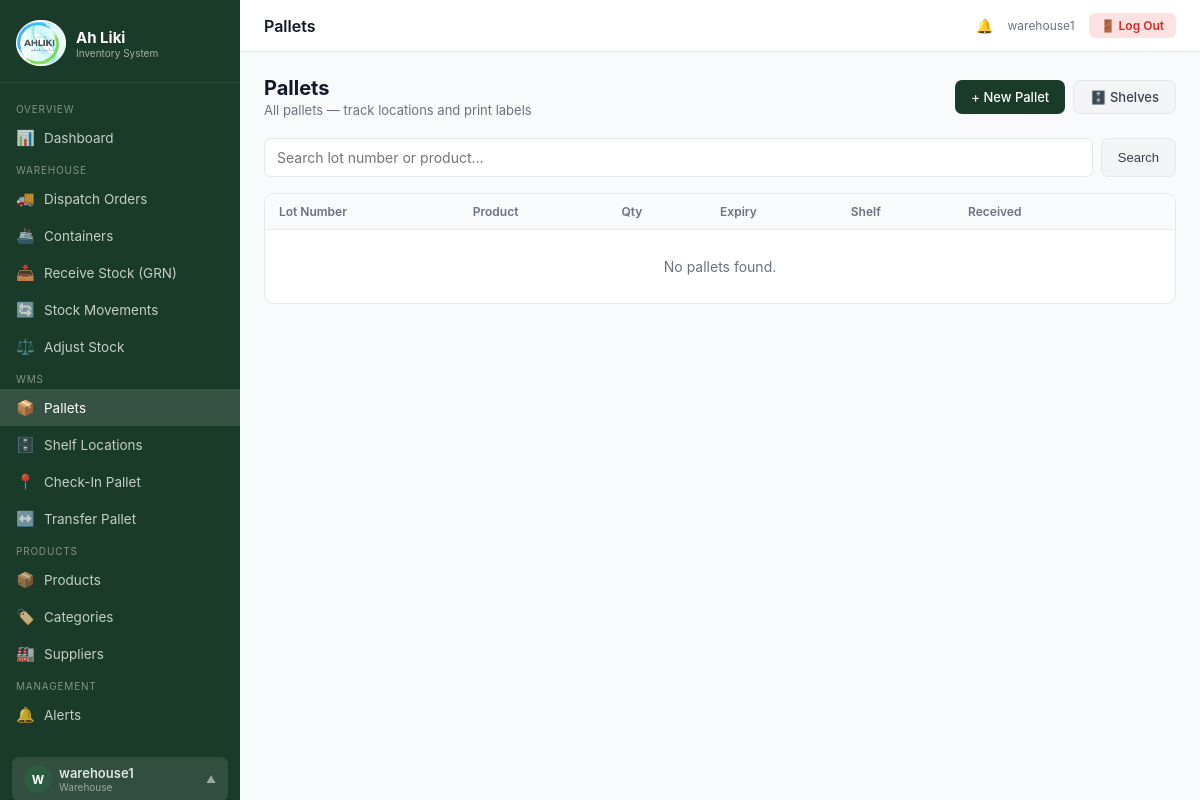
The page /wms/pallets/ (signed in) on the database as committed earlier.
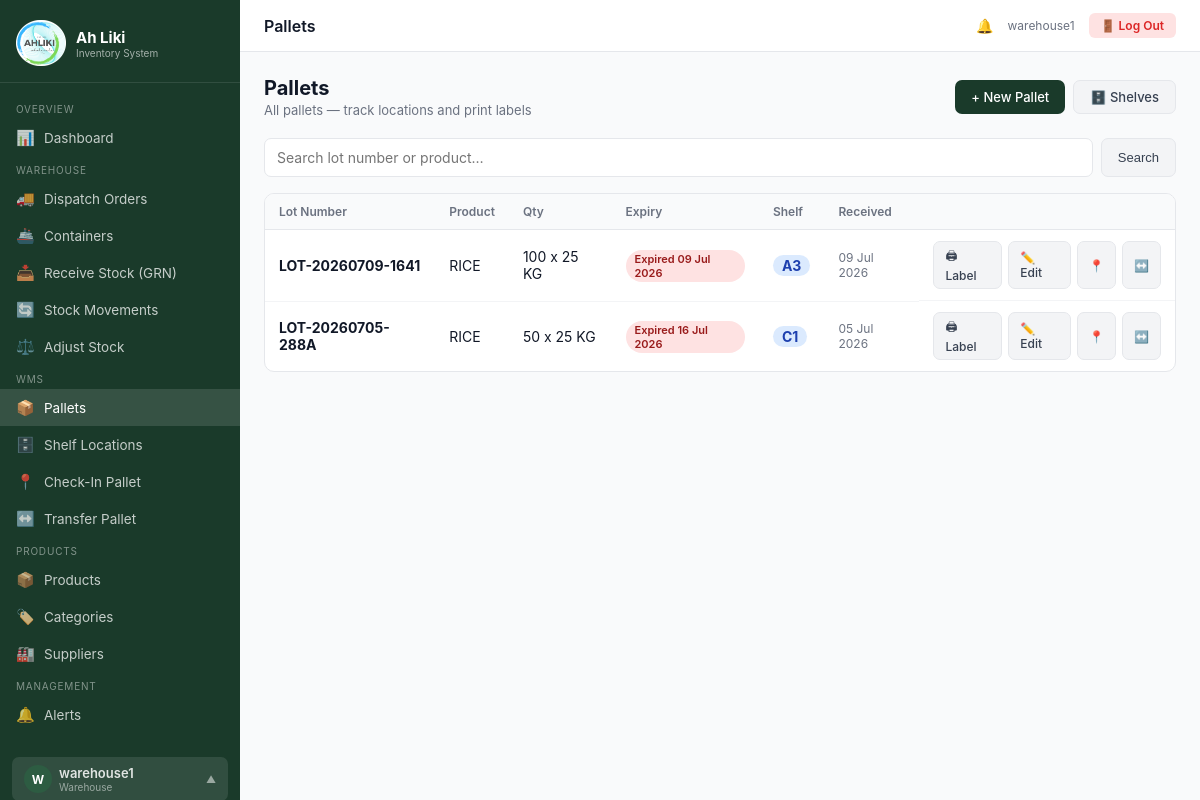
The same page on the database as committed later.
### inventory/models.py (models this page shows, shortened)
class Pallet(models.Model):
    lot_number = models.CharField(max_length=100, unique=True)
    product = models.ForeignKey(Product, on_delete=models.CASCADE, related_name='pallets')
    grn_item = models.ForeignKey(GRNItem, on_delete=models.SET_NULL, null=True, blank=True, related_name='pallets')
    container_item = models.ForeignKey('ContainerItem', on_delete=models.SET_NULL, null=True, blank=True, related_name='pallets')
    quantity = models.PositiveIntegerField()
    expiry_date = models.DateField(null=True, blank=True)
    created_at = models.DateTimeField(auto_now_add=True)
    created_by = models.ForeignKey(User, on_delete=models.SET_NULL, null=True, related_name='pallets_created')
    notes = models.TextField(blank=True)
    @property
    def current_location(self):
        assignment = self.location_history.filter(is_current=True).first()
        return assignment.shelf if assignment else None

class Product(models.Model):
    sku = models.CharField(max_length=100, unique=True)
    name = models.CharField(max_length=200)
    category = models.ForeignKey(Category, on_delete=models.SET_NULL, null=True, related_name='products')
    supplier = models.ForeignKey(Supplier, on_delete=models.SET_NULL, null=True, related_name='products')
    unit_price = models.DecimalField(max_digits=10, decimal_places=2)
    cost_price = models.DecimalField(max_digits=10, decimal_places=2, default=0)
    reorder_level = models.PositiveIntegerField(default=10, help_text='Alert when stock falls below this')
    unit = models.CharField(max_length=50, default='each', help_text='e.g. each, kg, litre, carton')
    barcode = models.CharField(max_length=200, blank=True)
    description = models.TextField(blank=True)
    is_active = models.BooleanField(default=True)
    created_at = models.DateTimeField(auto_now_add=True)

class ShelfLocation(models.Model):
    code = models.CharField(max_length=10, unique=True)   # e.g. A1, B2, Z3
    letter = models.CharField(max_length=1)                # A–Z
    story = models.PositiveSmallIntegerField()             # 1, 2, or 3
    class Meta:
        ordering = ['letter', 'story']

### inventory/views.py (the view)
# urls.py: path('wms/pallets/', views.pallet_list, name='pallet_list'),
@login_required
@role_required('admin', 'manager', 'warehouse', 'wms_operator')
def pallet_list(request):
    q = request.GET.get('q', '').strip()
    pallets = Pallet.objects.select_related('product', 'created_by').order_by('-created_at')
    if q:
        pallets = pallets.filter(
            Q(lot_number__icontains=q) |
            Q(product__name__icontains=q) |
            Q(product__sku__icontains=q)
        )
    pallet_data = []
    for p in pallets:
        pallet_data.append({'pallet': p, 'location': p.current_location})
    return render(request, 'wms/pallet_list.html', {'pallet_data': pallet_data, 'q': q, 'today': date.today()})

### inventory/context_processors.py (called while the page is built)
def alerts_count(request):
    if request.user.is_authenticated:
        return {'open_alerts_count': StockAlert.objects.filter(is_resolved=False).count()}
    return {'open_alerts_count': 0}

### inventory/templatetags/custom_tags.py (called while the page is built)
@register.filter
def user_role(user):
    if not user.is_authenticated:
        return ''
    try:
        from inventory.models import UserProfile
        profile, _ = UserProfile.objects.get_or_create(user=user)
        return profile.role
    except:
        return ''

### inventory/views.py (called while the page is built, shortened)
def role_required(*roles):
    from functools import wraps
    def decorator(view_func):
        @wraps(view_func)
        def _wrapped(request, *args, **kwargs):
            if not request.user.is_authenticated:
                return redirect('login')
            if request.user.is_superuser:
                return view_func(request, *args, **kwargs)
            profile, _ = UserProfile.objects.get_or_create(user=request.user)
            if profile.role in roles:
                return view_func(request, *args, **kwargs)
        return _wrapped
    return decorator

### templates/wms/pallet_list.html (shortened to what this page needs)
{% extends 'base.html' %}
{% block topbar_title %}Pallets{% endblock %}
{% block content %}
<div class="page-header">
  <div>
    <h1>Pallets</h1>
    <p>All pallets — track locations and print labels</p>
  </div>
  <div style="display:flex;gap:8px;flex-wrap:wrap">
    <a href="{% url 'pallet_create' %}" class="btn btn-primary">+ New Pallet</a>
    <a href="{% url 'shelf_list' %}" class="btn btn-secondary">🗄️ Shelves</a>
  </div>
</div>
<form method="get" style="margin-bottom:16px;display:flex;gap:8px">
  <input name="q" value="{{ q }}" placeholder="Search lot number or product…"
    style="flex:1;padding:10px 12px;border:1px solid var(--gray-200);border-radius:7px;font-size:14px;font-family:inherit">
  <button class="btn btn-secondary" type="submit">Search</button>
</form>
<div class="card pallet-table-wrap">
  <div class="table-wrap">
    <table>
      <thead>
        <tr>
          <th>Lot Number</th><th>Product</th><th>Qty</th><th>Expiry</th><th>Shelf</th><th>Received</th><th></th>
        </tr>
      </thead>
      <tbody>
      {% for row in pallet_data %}
      <tr>
        <td><strong>{{ row.pallet.lot_number }}</strong></td>
        <td>{{ row.pallet.product.name }}</td>
        <td>{{ row.pallet.quantity }} x {{ row.pallet.product.unit }}</td>
        <td>
          {% if row.pallet.expiry_date %}
            {% if row.pallet.expiry_date < today %}<span class="badge badge-red">Expired {{ row.pallet.expiry_date|date:"d M Y" }}</span>
            {% else %}{{ row.pallet.expiry_date|date:"d M Y" }}{% endif %}
          {% else %}<span class="badge badge-gray">—</span>{% endif %}
        </td>
        <td>
          {% if row.location %}<span class="badge badge-blue" style="font-size:14px;font-weight:700">{{ row.location.code }}</span>
          {% else %}<span class="badge badge-amber">⚠ Unassigned</span>{% endif %}
        </td>
        <td style="font-size:12px;color:var(--gray-500)">{{ row.pallet.created_at|date:"d M Y" }}</td>
        <td style="display:flex;gap:6px">
          <a href="{% url 'pallet_label' row.pallet.pk %}" class="btn btn-sm btn-secondary">🖨 Label</a>
          <a href="{% url 'pallet_edit' row.pallet.lot_number %}" class="btn btn-sm btn-secondary">✏️ Edit</a>
          <a href="{% url 'wms_checkin' %}?lot={{ row.pallet.lot_number }}" class="btn btn-sm btn-secondary">📍</a>
          <a href="{% url 'wms_transfer' %}?lot={{ row.pallet.lot_number }}" class="btn btn-sm btn-secondary">↔️</a>
        </td>
      </tr>
      {% empty %}
      <tr><td colspan="7" style="text-align:center;color:var(--gray-500);padding:28px">No pallets found.</td></tr>
      {% endfor %}
      </tbody>
    </table>
  </div>
</div>
{% endblock %}

Rows that differ between the two databases and show on the page:
added Pallet: pallet.lot_number "LOT-20260709-1641", pallet.product.name "RICE", pallet.quantity "100", pallet.product.unit "25 KG", pallet.expiry_date "09 Jul 2026", location.code "A3", pallet.created_at "09 Jul 2026"
added Pallet: pallet.lot_number "LOT-20260705-288A", pallet.product.name "RICE", pallet.quantity "50", pallet.product.unit "25 KG", pallet.expiry_date "16 Jul 2026", location.code "C1", pallet.created_at "05 Jul 2026"
Other text that changed with them:
text no longer shown: "No pallets found."
